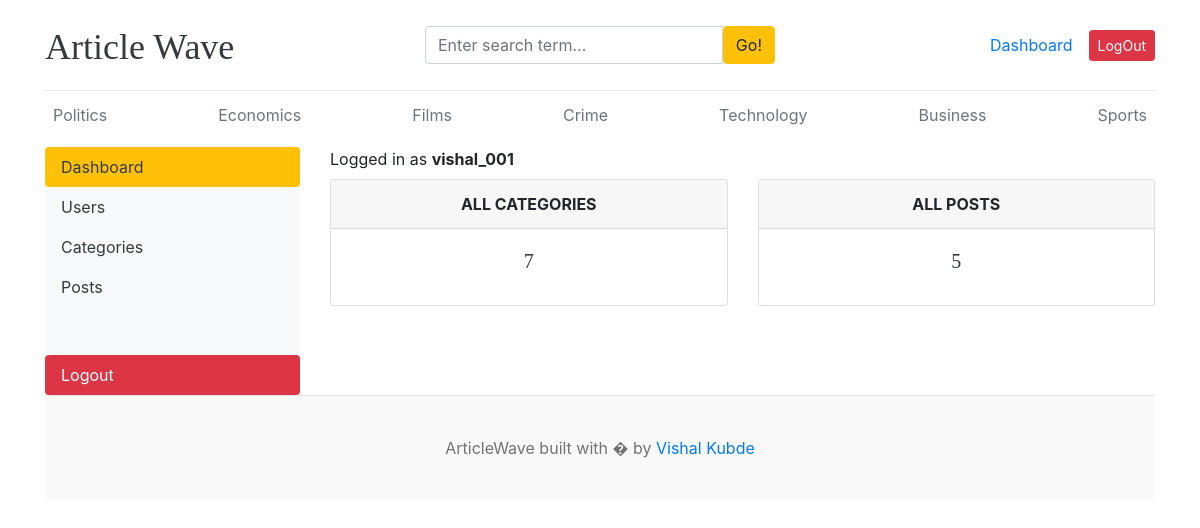
The page /dashboard/ (signed in) on the database its author committed.
### blog/models.py (models this page shows, shortened)
class Category(models.Model):
  category_name = models.CharField(max_length=50, unique=True)
  created_at = models.DateTimeField(auto_now_add=True)
  updated_at = models.DateTimeField(auto_now=True)
  class Meta:
    verbose_name_plural = 'categories'

### dashboards/views.py (the view)
# urls.py: path('dashboard/', include('dashboards.urls')),
@login_required(login_url='login')
def dashboard(request):
  category_count = Category.objects.all().count()
  blog_count = Blog.objects.all().count()
  context = {
    'category_count': category_count,
    'blog_count': blog_count,
  }
  return render(request, "dashboard/dashboard.html", context)

### blog/context_processors.py (called while the page is built)
def get_categories(request):
  categories = Category.objects.all()
  return dict(categories = categories)

def get_social_link(request):
  social_link = SocialLink.objects.all()
  return dict(social_link = social_link)

### templates/dashboard/dashboard.html
{% extends 'base.html' %}
{% block content %}
<div class="row">
  {% include 'dashboard/sidebar.html' %}
   <div class="col-md-9">
    <span>Logged in as <b>{{user}}</b></span>
    <div class="row mt-2">
      <div class="col">
        <div class="card border-default mb-3">
          <div class="card-header text-center text-uppercase font-weight-bold"> All Categories</div>
          <div class="card-body text-dark">
            <h5 class="card-title text-center">{{category_count}}</h5>
          </div>
        </div>
      </div>
      <div class="col">
        <div class="card border-default mb-3">
          <div class="card-header text-center text-uppercase font-weight-bold"> All Posts</div>
          <div class="card-body text-dark">
            <h5 class="card-title text-center">{{blog_count}}</h5>
          </div>
        </div>
      </div>
    </div>
   </div>
</div>
{% endblock %}

### templates/base.html (shortened to what this page needs)
{% load static %}
<!DOCTYPE html>
<html lang="en">
  <head>
    <link
      href="https://getbootstrap.com/docs/4.0/dist/css/bootstrap.min.css"
      rel="stylesheet"
    />
    <link rel="stylesheet" href="https://cdnjs.cloudflare.com/ajax/libs/font-awesome/4.7.0/css/font-awesome.min.css">
    <link href="{% static 'css/blog.css' %}" rel="stylesheet" />
  </head>
  <body>
    <div class="container">
      <header class="blog-header py-3">
        <div class="row flex-nowrap justify-content-between align-items-center">
          <div class="col-4 pt-1">
            <a class="blog-header-logo text-dark" href="/"> Article Wave</a>
          </div>
          <div class="col-4">
            <form action="{% url 'search' %}" method="get">
              <div class="input-group">
            <input
              class="form-control"
              type="text"
              name="keyword"
              value="{{keyword}}"
              placeholder="Enter search term..."
              aria-label="Enter search term..."
              aria-describedby="button-search"
            />
            <button class="btn btn-warning" id="button-search" type="submit">
              Go!
            </button>
          </div>
          </form>
          </div>
          <div class="col-4 d-flex justify-content-end align-items-center">
            {% if not user.is_authenticated %}
             <a class="btn btn-sm btn-warning" href="{% url 'login' %}">Login</a> &nbsp;
             <a class="btn btn-sm btn-outline-secondary" href="{% url 'register' %}">Register</a>
            {% else %}
             <span><a href="{% url 'dashboard' %}">Dashboard</a></span>
             <span><a href="{% url 'logout' %}" class="btn btn-sm btn-danger">LogOut</a></span>
            {% endif %}
          </div>
        </div>
      </header>
      <div class="nav-scroller py-1 mb-2">
        <nav class="nav d-flex justify-content-between">
          {% for cat in categories %}
          <a class="p-2 text-muted" href="{% url 'posts_by_category' cat.id %}">{{cat.category_name}}</a>
          {% endfor %}
        </nav>
      </div>
{% block content %}
{% endblock %}
 <footer class="blog-footer">
      <p>ArticleWave built with � by <a href="#">Vishal Kubde</a></p>
    </footer>
  </body>
</html>

### blog_main/static/css/blog.css (style rules this page uses)
.blog-header { border-bottom: 1px solid #e5e5e5; }
.blog-header-logo { font-family: "Playfair Display", Georgia, "Times New Roman", serif; font-size: 2.25rem; }
h1, h2, h3, h4, h5, h6 { font-family: "Playfair Display", Georgia, "Times New Roman", serif; }
.blog-footer { padding: 2.5rem 0; color: #727272; text-align: center; background-color: #f9f9f9; border-top: .05rem solid #e5e5e5; }
.blog-footer p:last-child { margin-bottom: 0; }

### rows shown on the page
Category: category_name "Politics"
Category: category_name "Economics"
Category: category_name "Films"
Category: category_name "Crime"
Category: category_name "Technology"
Category: category_name "Business"
Category: category_name "Sports"

### other values the page prints
{{ user }} "vishal_001"
{{ category_count }} "7"
{{ blog_count }} "5"
